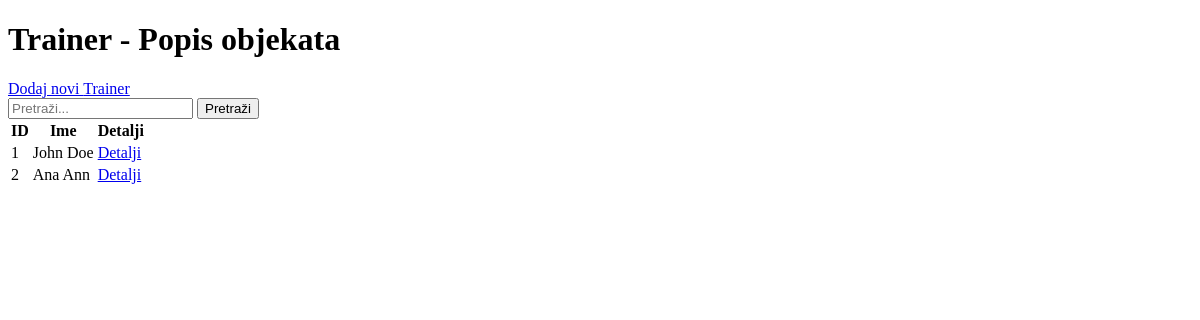
/trainer/, run on an earlier commit of the app's database.
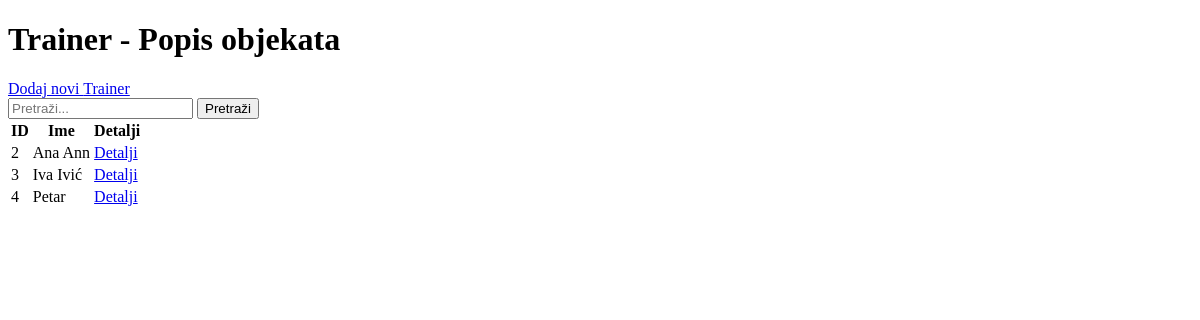
And on a later commit of the database.
### teretana/models.py (models this page shows, shortened)
class BaseModel(models.Model):
    name = models.CharField(max_length=100, unique=True)
    class Meta:
        abstract = True

class Trainer(BaseModel):
    email = models.EmailField(unique=True)

### teretana/views.py (the view, shortened to what this page needs)
# urls.py: path('<str:model>/', GenericListView.as_view(), name='generic_list'),
class GenericListView(ListView):
    template_name = 'generic_list.html'
    context_object_name = 'objects'
    paginate_by = 10
    def get_queryset(self):
        model_name = self.kwargs.get('model')
        query = self.request.GET.get('q')
        model = {
            'trainer': Trainer,
            'workoutplan': WorkoutPlan,
            'exercise': Exercise,
            'plantreninga': PlanTreninga,
            'trening': Trening,
            'clanstvo': Clanstvo,
            'vjezba': Vjezba,
        }.get(model_name)
        if model:
            queryset = model.objects.all()
            return queryset
        return []
    def get_context_data(self, **kwargs):
        context = super().get_context_data(**kwargs)
        model_name = self.kwargs.get('model')
        context['model_name'] = model_name
        return context

### teretana/templates/generic_list.html
<!DOCTYPE html>
<html>
    <body>
        <h1>{{ model_name|capfirst }} - Popis objekata</h1>
        <a href="{% url 'generic_create' model=model_name %}">Dodaj novi {{ model_name|capfirst }}</a>
        <form method="get">
            <input type="text" name="q" placeholder="Pretraži..." value="{{ request.GET.q }}">
            <button type="submit">Pretraži</button>
        </form>
        <table>
            <thead>
                <tr>
                    <th>ID</th>
                    <th>Ime</th>
                    <th>Detalji</th>
                </tr>
            </thead>
            <tbody>
                {% for object in objects %}
                    <tr>
                        <td>{{ object.id }}</td>
                        <td>{{ object.name }}</td>
                        <td><a href="{% url 'generic_detail' model=model_name pk=object.id %}">Detalji</a></td>
                    </tr>
                {% endfor %}
            </tbody>
        </table>
    </body>
</html>

What changed in the data, as far as the page shows it:
removed Trainer: id "1", name "John Doe"
added Trainer: id "3", name "Iva Ivić"
added Trainer: id "4", name "Petar"
